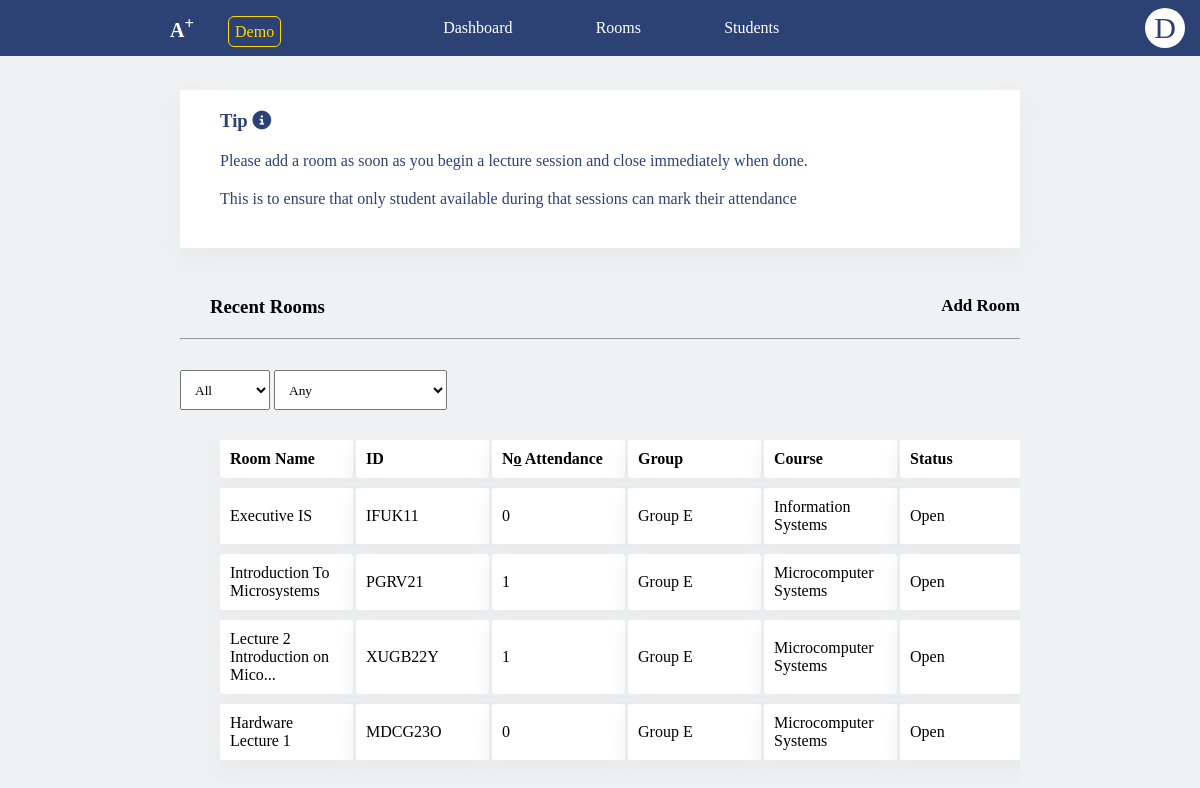
/staff/rooms (signed in), run on the app's committed database.
### aplus_app/models.py (models this page shows, shortened)
class Room(models.Model):
    name = models.CharField(max_length=100)
    id = models.CharField(max_length=100, primary_key=True)
    group = models.ForeignKey(Group, on_delete=models.CASCADE)
    course = models.ForeignKey(Course, on_delete=models.CASCADE)
    status = models.CharField(max_length=20)
    attendants = models.JSONField(default={"data": []})
    date = models.DateField(auto_now=True)
    key = models.TextField(default="123456")
    qrcode = models.ImageField(upload_to="qrcodes", default="qrcodes/default", blank=True, null=True)
    def get_attendants(self):
        attendants = []
        for _id in self.attendants['data']:
            attendant = Student.objects.get(pk=_id)
            attendants.append(attendant)
        return attendants
    def get_attendance_count(self):
        return len(self.get_attendants())

class Group(models.Model):
    name = models.CharField(max_length=100)

class Course(models.Model):
    id = models.CharField(max_length=10, primary_key=True)
    name = models.CharField(max_length=100)
    recommended_level = models.CharField(max_length=100)
    description = models.CharField(max_length=500)
    lecturer = models.ForeignKey(Staff, on_delete=models.CASCADE)
    registered_students = models.JSONField(default={"data": []})

### aplus_app/staff/views.py (the view)
# urls.py: path('rooms', rooms, name="staff_rooms"),
def rooms(request):
    try:
        if request.session["active_staff_id"] == "":
            return redirect("staff_login")
    except KeyError:
        request.session["active_staff_id"] = ""
        return redirect("staff_home")
    try:
        active_staff = Staff.objects.get(pk=request.session["active_staff_id"])
        context = {
            "staff": active_staff,
            "staff_name_0": active_staff.name[0],
            "groups": Group.objects.all(),
            "rooms": Room.objects.filter(course__lecturer=active_staff)
        }
        return render(request, 'aplus_app/staff/rooms.html', context)
    except ObjectDoesNotExist:
        request.session["active_staff_id"] = ""
        return redirect("staff_home")

### aplus_app/models.py (called while the page is built)
    def get_recent_rooms(self, number):
        rooms = Room.objects.filter(course__lecturer=self).order_by('-date')
        return rooms[:number]

### aplus_app/templatetags/custom_filters.py (called while the page is built)
@register.filter(name='get_recent_rooms')
def get_recent_rooms(staff: Staff, number: int):
    return staff.get_recent_rooms(number=number)

### aplus_app/templatetags/head_tag.py (called while the page is built)
@register.inclusion_tag('aplus_app/head_tag.html')
def html_head_tag(title):
    return {
        "title": title
    }

### aplus_app/templatetags/staff_ui.py (called while the page is built)
@register.inclusion_tag('aplus_app/staff/base.html', takes_context=True)
def staff_app_navs(context, active):
    return {
        "staff": context['staff'],
        "staff_name_0": context['staff_name_0'],
        "active": active,
    }

### aplus_app/templates/aplus_app/staff/rooms.html (shortened to what this page needs)
<!DOCTYPE html>
<html lang="en">
{% load static %}
{% load staff_ui %}
{% load head_tag %}
{% load custom_filters %}
{% html_head_tag title="A+|Staff Home" %}
<body>
{% staff_app_navs active="home" %}
<div class="cont-090">
        <h3 style="margin: 0 0 20px 20px">Tip <i class="fa-solid fa-info-circle"></i></h3>
        <div style="margin: 0 0 20px 20px">
            Please add a room as soon as you begin a lecture session and close immediately when done.
        </div>
    <div style="margin: 0 0 20px 20px">
            This is to ensure that only student available during that sessions can mark their attendance
    </div>
</div><br>
<div class="cont-898">
       <h3 style="margin: 0 0 20px 30px">Recent Rooms <span onclick="openForm('form-admin')" style="float: right; font-size:17px; cursor:pointer">Add Room</span></h3>
        <hr>
</div>
<div class="cont-898">
    <select id="group_select">
    <option id="all_student_opt">All</option>
    </select>
    <select id="course_select">
    <option id="any_course_opt">Any</option>
    </select>
    <br><div></div>
</div>
<div class="cont-898-1">
    <div class="custom-table-001">
        <div class="row-head">
            <div class="cell"><b>Room Name</b></div>
            <div class="cell"><b>ID</b></div>
            <div class="cell"><b>N<u>o</u> Attendance</b></div>
            <div class="cell"><b>Group</b></div>
            <div class="cell"><b>Course</b></div>
            <div class="cell"><b>Status</b></div>
        </div>
        {% for room in staff|get_recent_rooms:5 %}
        <div class="row" onclick="window.open('{% url 'staff_room' room_id=room.id %}', '_self')">
            <div class="cell">{{ room.name }}</div>
            <div class="cell">{{ room.id }}</div>
            <div class="cell">{{ room.get_attendance_count }}</div>
            <div class="cell">{{ room.group.name }}</div>
            <div class="cell">{{ room.course.name }}</div>
            <div class="cell">{{ room.status }}</div>
        </div>
        {% endfor %}
    </div>
</div>
</body>
</html>

### aplus_app/templates/aplus_app/head_tag.html (shortened to what this page needs)
{% load static %}
 <head>
     <link rel="stylesheet" href="{% static 'aplus_app/css/ananse.css' %}">
     <link rel="stylesheet" href="{% static 'aplus_app/css/main.css' %}">
     <link rel="stylesheet" href="{% static 'aplus_app/css/dropdown.css' %}">
     <link rel="stylesheet" href="{% static 'aplus_app/css/page.css' %}">
     <link rel="stylesheet" href="{% static 'aplus_app/css/form.css' %}">
     <link rel="stylesheet" href="{% static 'aplus_app/fa/allicons.css' %}">
    <link rel="stylesheet" href="{% static 'aplus_app/CSS/fa/icons.css' %}">
</head>

### aplus_app/templates/aplus_app/staff/base.html (shortened to what this page needs)
{% load static %}
<link rel="stylesheet" href="{% static 'aplus_app/fa/allicons.css' %}">
<header class="grid-header">
      <div class="logo">
          <div onclick="openNav('lnd')">
              <i class="fa-thin fa-bars" style="color:white"></i>
          </div>
          <div>
              <b style="font-size:20px; color:white; margin-right:30px">A<sup>+</sup></b>
              <span style="color:gold; border-radius: 6px; padding: 6px; border:1px solid gold;">Demo</span>
          </div>
      </div>
      <div class="mid-div">
              <div class="nav-btn" onclick="window.open('{% url 'staff_home' %}', '_self')">
                  <i class="fa-thin fa-gauge"></i>
                  <span>Dashboard</span>
              </div>
            <div class="nav-btn" onclick="window.open('{% url 'staff_rooms' %}', '_self')">
                  <i class="fa-thin fa-school"></i>
                  <span>Rooms</span>
            </div>
          <div class="nav-btn" onclick="window.open('{% url 'staff_students' %}', '_self')">
                      <i class="fa-thin fa-users"></i>
                     <span>Students</span>
              </div>
      </div>
      <div class="right">
          <div class="dropdown" style="float:left;">
              <div class="avatar">
                {{staff_name_0}}
              </div>
            </div>
      </div>
</header>

### aplus_app/static/aplus_app/css/ananse.css (style rules this page uses)
* { font-family: 'calibri'; }
:root { --color-one: gold ; --color-two: #e91e63; --shadow: 0px 1px 5px -2px #9b8c8c; }
body { overflow-x: hidden; }

### aplus_app/static/aplus_app/css/main.css (style rules this page uses)
html { font-family: calibri; }
body { overflow-x: hidden; }

### aplus_app/static/aplus_app/css/dropdown.css (style rules this page uses)
.dropdown { position: relative; display: inline-block; }
.dropdown .avatar { color:#2C4275 }

### aplus_app/static/aplus_app/css/page.css (style rules this page uses)
* { font-family: calibri; padding: 0; margin: 0; box-sizing: border-box; }
body { background:#f0f1f3; overflow-x: hidden; }
.grid-header { z-index: 99; position: fixed; width: 100%; display: grid; grid-template-columns: 30% 40% 30%; align-items: center; height: 3.5em; background: #2C4275; top: 0; left: 0; }
.grid-header div.logo { display: flex; flex-direction: row; align-items: center;justify-content: space-evenly; }
.grid-header div.mid-div { display: flex; flex-direction: row; align-items: center;justify-content: space-evenly; }
.grid-header div.mid-div div.nav-btn { display: flex; flex-direction: row; align-items: center; gap: 10px; color: #FFFFFF; cursor: pointer; }
.grid-header .right { display: flex; align-items: center; justify-content: end; }
.grid-header .right .avatar { display: flex; align-items: center; justify-content: center; border-radius: 100%; background-color: white; pointer: cursor; width: 40px; height: 40px; float: right; margin-right: 15px; font-size: 30px; color: #2C4275; }
.custom-table-001 { flex-direction: column; display: flex; gap: 10px; align-items: center; justify-content: center; }
.custom-table-001 .row, .custom-table-001 .row-head { display: flex; flex-direction: row; gap: 3px; }
.custom-table-001 .row .cell, .custom-table-001 .row-head .cell { padding: 10px 10px; width: 133px; display: grid; text-align: left; background: white; align-items: center; box-shadow: 0px 10px 20px 0px rgba(229, 229, 229, 0.75); border-radius: 3px; }
.cont-090 { width:70%;background: white; box-shadow: 0px 10px 20px 0px rgba(229, 229, 229, 0.75); position: relative; padding:20px; color:#2C4275; left: 50%; margin-bottom: 30px; translate: -50% 0; }
.cont-898 { width:70%; position: relative; left: 50%; margin-bottom: 30px; translate: -50% 0; }
.cont-898-1 { width: 70%; display: -webkit-box; padding: 0 0 30px 0; overflow-x: scroll; gap: 10px; position: relative; left: 50%; margin-bottom: 30px; translate: -50% 0; }
select { height: 3em; padding: 10px; }

### data on the page
Room: name "Executive IS", id "IFUK11", get_attendance_count "0", group.name "Group E", course.name "Information Systems", status "Open"
Room: name "Introduction To Microsystems", id "PGRV21", get_attendance_count "1", group.name "Group E", course.name "Microcomputer Systems", status "Open"
Room: name "Lecture 2 Introduction on Mico...", id "XUGB22Y", get_attendance_count "1", group.name "Group E", course.name "Microcomputer Systems", status "Open"
Room: name "Hardware Lecture 1", id "MDCG23O", get_attendance_count "0", group.name "Group E", course.name "Microcomputer Systems", status "Open"

### other printed values
{{ staff_name_0 }} "D"
